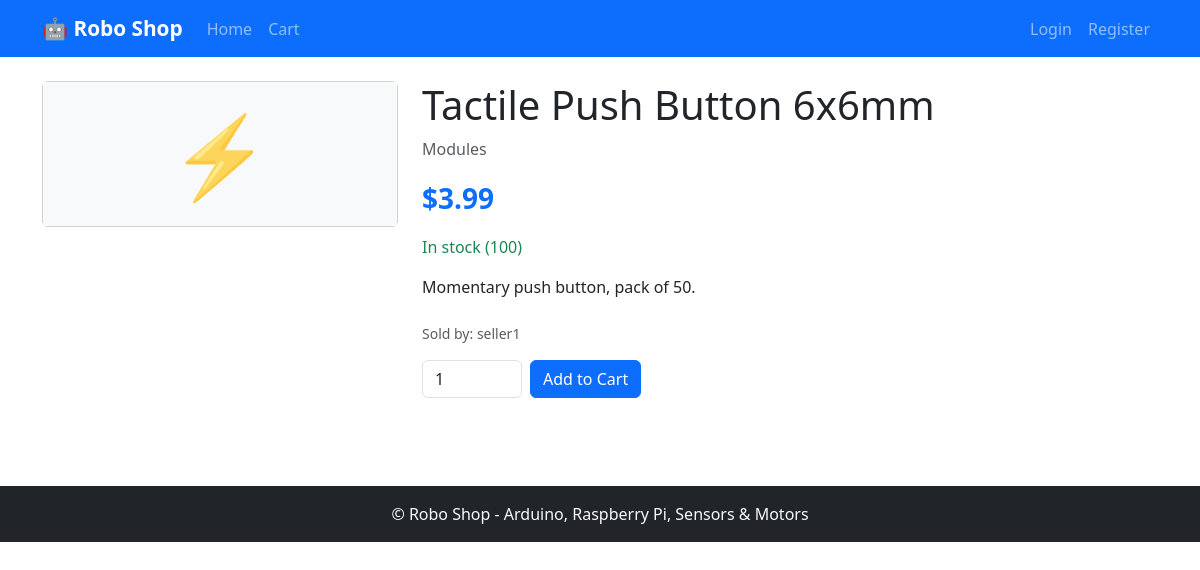
The app's page /product/push-button-switch/ with its own data.
### shop/models.py (models this page shows, shortened)
class Product(models.Model):
    category = models.ForeignKey(
        Category,
        on_delete=models.CASCADE,
        related_name="products"
    )
    name = models.CharField(max_length=200)
    slug = models.SlugField(unique=True)
    description = models.TextField()
    price = models.DecimalField(max_digits=10, decimal_places=2)
    stock = models.PositiveIntegerField(default=0)
    image = models.ImageField(upload_to="products/", blank=True, null=True)
    seller = models.ForeignKey(
        settings.AUTH_USER_MODEL,
        on_delete=models.CASCADE,
        related_name="products"
    )
    created_at = models.DateTimeField(auto_now_add=True)
    updated_at = models.DateTimeField(auto_now=True)
    class Meta:
        ordering = ["-created_at"]
    def in_stock(self):
        return self.stock > 0

class Category(models.Model):
    name = models.CharField(max_length=100)
    slug = models.SlugField(unique=True)
    description = models.TextField(blank=True)
    class Meta:
        verbose_name_plural = "Categories"

### accounts/models.py (models this page shows, shortened)
class User(AbstractUser):
    role = models.CharField(
        max_length=10,
        choices=Role.choices,
        default=Role.BUYER
    )
    phone = models.CharField(max_length=30, blank=True)
    address = models.CharField(max_length=255, blank=True)

### shop/views.py (the view)
# urls.py: path("product/<slug:slug>/", views.product_detail_view, name="product_detail"),
def product_detail_view(request, slug):
    product = get_object_or_404(Product, slug=slug)
    cart_items, _ = CartService.get_cart_items(request)
    cart_count = sum(i["quantity"] for i in cart_items)
    return render(request, "shop/product_detail.html", {"product": product, "cart_count": cart_count})

### shop/context_processors.py (called while the page is built)
def cart_context(request):
    cart_items, _ = CartService.get_cart_items(request)
    cart_count = sum(i["quantity"] for i in cart_items)
    return {"cart_count": cart_count}

### shop/services.py (called while the page is built)
    @classmethod
    def get_cart(cls, request):
        cart = request.session.get(cls.CART_KEY, {})
        return dict(cart)

    @classmethod
    def get_cart_items(cls, request):
        from .models import Product
        cart = cls.get_cart(request)
        items = []
        total = Decimal("0")
        for pid, qty in cart.items():
            product = Product.objects.filter(id=pid).select_related("seller", "category").first()
            if product and ProductService.validate_stock(product, qty):
                subtotal = product.price * qty
                items.append({"product": product, "quantity": qty, "subtotal": subtotal})
                total += subtotal
        return items, total

### templates/shop/product_detail.html (shortened to what this page needs)
{% extends "base.html" %}
{% block content %}
<div class="row">
    <div class="col-md-4">
        <div class="card">
            <div class="card-body text-center p-4 bg-light">
                {% if product.image %}
                <img src="{{ product.image.url }}" alt="{{ product.name }}" class="img-fluid">
                {% else %}
                <span class="display-1 text-muted">⚡</span>
                {% endif %}
            </div>
        </div>
    </div>
    <div class="col-md-8">
        <h1>{{ product.name }}</h1>
        <p class="text-muted">{{ product.category.name }}</p>
        <p class="fs-3 text-primary fw-bold">${{ product.price }}</p>
        <p class="{% if product.in_stock %}text-success{% else %}text-danger{% endif %}">
            {% if product.in_stock %}In stock ({{ product.stock }}){% else %}Out of stock{% endif %}
        </p>
        <p class="mb-4">{{ product.description }}</p>
        <p class="text-muted small">Sold by: {{ product.seller.username }}</p>
        {% if product.in_stock %}
        <form action="{% url 'shop:cart_add' product.id %}" method="post" class="d-flex gap-2 mb-3">
            <input type="number" name="quantity" value="1" min="1" max="{{ product.stock }}" class="form-control" style="width: 100px;">
            <button type="submit" class="btn btn-primary">Add to Cart</button>
        </form>
        {% endif %}
    </div>
</div>
{% endblock %}

### static/css/style.css (style rules this page uses)
body { min-height: 100vh; }
.card { transition: transform 0.2s; }

### records on screen
Product: name "Tactile Push Button 6x6mm", category.name "Modules", price "3.99", stock "100", description "Momentary push button, pack of 50.", seller.username "seller1"
